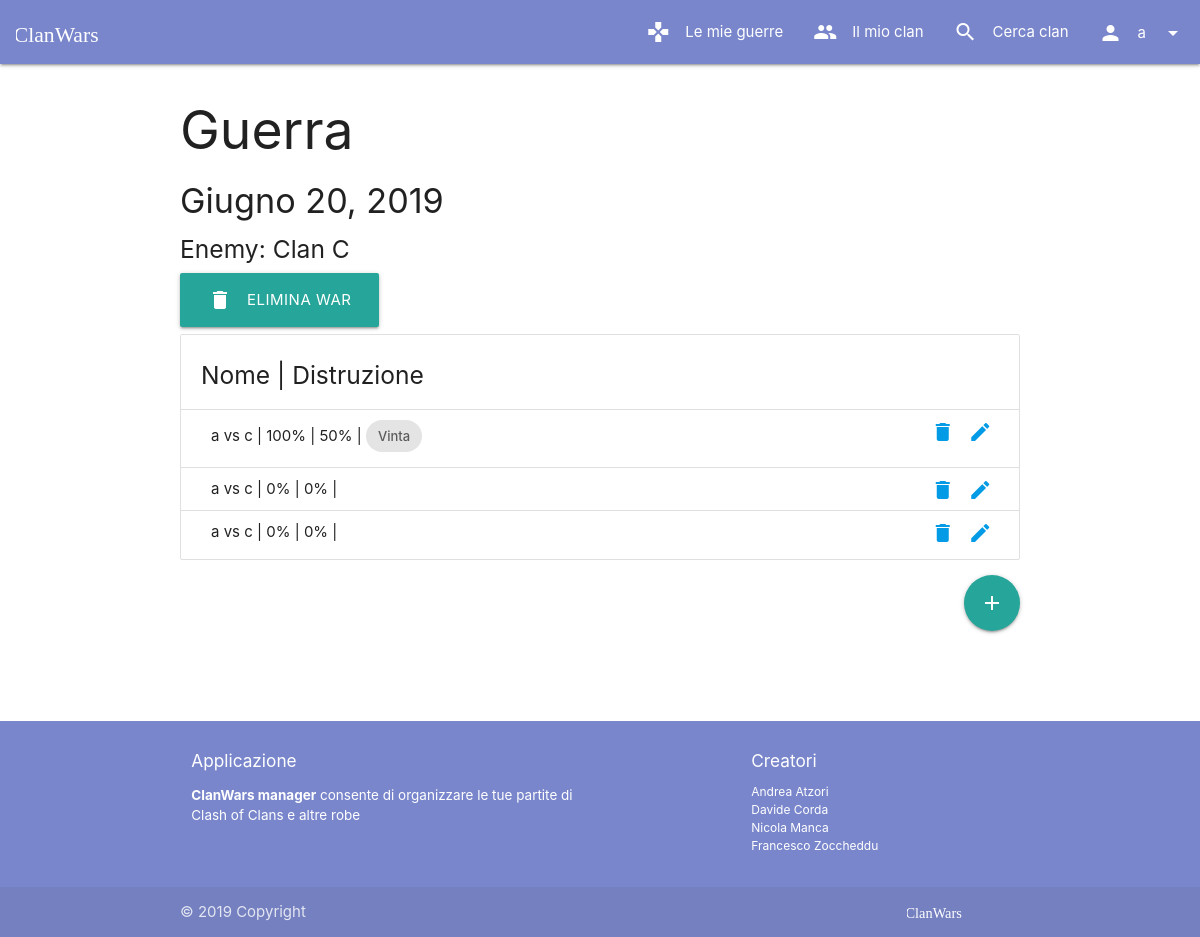
The page /wars/21 (signed in) on the database as committed earlier.
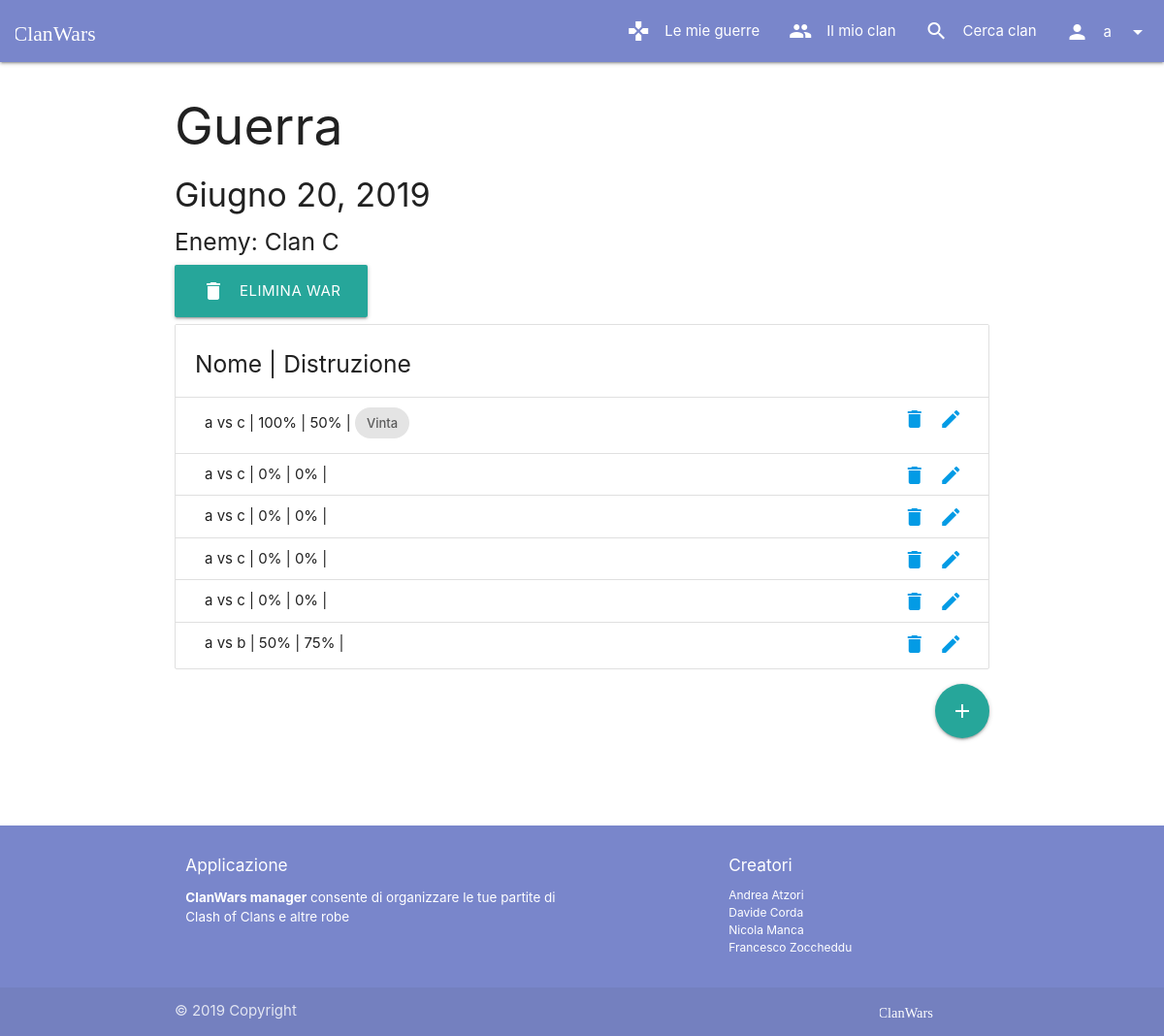
The same page on the database as committed later.
### manager/models.py (models this page shows, shortened)
class User(AbstractUser):
    clan = models.ForeignKey("Clan", on_delete=models.SET_NULL, null=True, blank=True, related_name="members")
    def __str__(self):
        return self.username

class War(models.Model):
    allyClan = models.ForeignKey(Clan, on_delete=models.CASCADE, related_name="wars", null=False, blank=False)
    enemyClanName = models.TextField(max_length=30)
    date = models.DateField()
    def __str__(self):
        return f"{self.allyClan.name} vs {self.enemyClanName} @{self.date}"

class Battle(models.Model):
    ally = models.ForeignKey(User, on_delete=models.CASCADE, related_name="battles", null=False, blank=False)
    enemy = models.ForeignKey(EnemyUserSnapshot, on_delete=models.CASCADE, related_name="battles", null=False, blank=False)
    allyDestruction = models.SmallIntegerField(validators=[MinValueValidator(0), MaxValueValidator(100)], default=0)
    enemyDestruction = models.SmallIntegerField(validators=[MinValueValidator(0), MaxValueValidator(100)], default=0)
    allyVictory = models.BooleanField(default=False)
    war = models.ForeignKey(War, on_delete=models.CASCADE, related_name="battles", null=False, blank=False)

class EnemyUserSnapshot(models.Model):
    username = models.TextField(max_length=30)
    war = models.ForeignKey(War, on_delete=models.CASCADE, related_name="enemies", null=False, blank=False)

### manager/views/wars.py (the view)
# urls.py: path(r'<int:pk>', login_required(WarDetailView.as_view()), name='wars_details'),
class WarDetailView(DetailView):
    template_name = "wars/details.html"
    context_object_name = "war"
    model = War
    def get_object(self):
        war = super().get_object()
        if self.request.user.clan != war.allyClan:
            raise PermissionDenied()
        return war

### manager/models.py (called while the page is built)
    def get_absolute_url(self):
        return reverse("clans_details", kwargs={'pk': self.pk})

### manager/templatetags/toasts.py (called while the page is built)
@register.simple_tag
def toast_if(condition, message, icon=None):
    return mark_safe(toast(message, icon) if condition else "")

### manager/templates/wars/details.html (shortened to what this page needs)
{% extends 'base.html' %}
{% block content %}
<h2>Guerra </h2>
<h4>{{war.date}}</h4>
<h5>Enemy: {{war.enemyClanName}}</h5>
{% if war.allyClan.clanMaster == user %}
<form method="POST" id="deleteForm" action="{% url 'wars_delete' war.pk %}">
    <a class="waves-effect waves-light btn-large" onclick="this.parentNode.submit()"><i
            class="material-icons left">delete</i>Elimina War</a>
</form>
{% endif %}
<ul class="collection with-header">
    <li class="collection-header">
        <h5>Nome | Distruzione</h5>
    </li>
    {% for battle in war.battles.all %}
    <li class="collection-item">
        <div>{{battle.ally}} vs {{battle.enemy.username}} | {{battle.allyDestruction}}% | {{battle.enemyDestruction}}% |
            {% if battle.allyVictory %}
            <div class="chip">
                Vinta
            </div>
            {% endif %}
            {% if battle.ally == user or battle.ally.clan.clanMaster == user %}
            <form method="POST" class="secondary-content" action="{% url 'battles_update' battle.pk %}">
                <a class=" waves-effect waves-circle" onclick="this.parentNode.submit()">
                    <i class="material-icons">edit</i>
                </a>
            </form>
            <form method="POST" class="secondary-content" action="{% url 'battles_delete' battle.pk %}">
                <a class=" waves-effect waves-circle" onclick="this.parentNode.submit()">
                    <i class="material-icons">delete</i>
                </a>
            </form>
            {% endif %}
        </div>
    </li>
    {% endfor %}
</ul>
<form method="POST" id="addForm" action="{% url 'wars_addbattle' war.pk %}">
    <a class="btn-floating btn-large waves-effect waves-light right" onclick="this.parentNode.submit()"><i
            class="material-icons">add</i></a>
</form>
{% load toasts %}
{% endblock %}

### manager/templates/base.html (shortened to what this page needs)
{% load static %}
<!doctype html>
<html>
<head>
  <link type="text/css" rel="stylesheet" href="{% static "css/materialize.min.css" %}" media="screen,projection" />
  <link type="text/css" rel="stylesheet" href="{% static "css/style.css" %}" media="screen,projection" />
</head>
<body>
  <header>
    {% include "commons/navbar.html" %}
  </header>
  <main>
    <div class="container">
      {% block content %}{% endblock%}
    </div>
  </main>
  {% include "commons/footer.html" %}
</body>
</html>

### manager/templates/commons/navbar.html (shortened to what this page needs)
{% load static %}
<nav>
    <div class="nav-wrapper">
        <a href="{% url 'home' %}" class="brand-logo">
            <img class="logo-img" src="{% static "images/logotype.svg" %}">
        </a>
        <ul class="right hide-on-med-and-down">
            {% if request.user.is_authenticated %}
            {% if request.user.clan is not None %}
            <li class="waves-effect">
                <a href="{% url 'wars_list' %}">
                    <i class="material-icons left">gamepad</i>
                    Le mie guerre
                </a>
            </li>
            {% endif %}
            <li class="waves-effect">
                {% if request.user.clan is not None %}
                <a href="{{user.clan.get_absolute_url}}">
                    <i class="material-icons left">people</i>
                    Il mio clan
                </a>
                {% else %}
                <a href="{% url 'clans_create' %}">
                    <i class="material-icons left">add</i>
                    Crea clan
                </a>
                {% endif %}
            </li>
            {% endif %}
            <li class="waves-effect">
                <a href="{% url 'clans_list' %}">
                    <i class="material-icons left">search</i>
                    Cerca clan
                </a>
            </li>
            {% if request.user.is_authenticated %}
            <li>
                <a class="dropdown-trigger waves-effect no-autoinit" href="#!" data-target="logout-dropdown">
                    <i class="material-icons left">person</i>
                    {{user.username}}
                    <i class="material-icons right">arrow_drop_down</i>
                </a>
            </li>
            {% endif %}
        </ul>
    </div>
</nav>

### manager/templates/commons/footer.html
{% load static %}
<footer class="page-footer">
    <div class="container">
        <div class="row">
            <div class="col l6 s12">
                <h6>Applicazione</h6>
                <p class="description"><b>ClanWars manager</b> consente di organizzare le tue partite di Clash of Clans
                    e altre robe</p>
            </div>
            <div class="col l4 offset-l2 s12">
                <h6>Creatori</h6>
            <ul class="authors">
                    <li>Andrea Atzori</li>
                    <li>Davide Corda</li>
                    <li>Nicola Manca</li>
                    <li>Francesco Zoccheddu</li>
                </ul>
            </div>
        </div>
    </div>
    <div class="footer-copyright">
        <div class="container">
            © 2019 Copyright
            <img class="logotype right" src="{% static "images/logotype.svg" %}">
        </div>
    </div>
</footer>

### manager/static/css/style.css (style rules this page uses)
.logo-img { max-height: 64px !important; padding: 15px 0 !important; margin-left: 0.5em; margin-right: 0.5em; }
footer .logotype { max-height: 1.5em !important; }
footer .authors { font-size: 0.8em; }
footer .description { font-size: 0.9em; }
footer.page-footer { margin-top: 6em; }
body { display: flex; min-height: 100vh; flex-direction: column; }
main { flex: 1 0 auto; }

Rows that differ between the two databases and show on the page:
added Battle: ally "a", enemy.username "c", allyDestruction "0", enemyDestruction "0"
added Battle: ally "a", enemy.username "c", allyDestruction "0", enemyDestruction "0"
added Battle: ally "a", enemy.username "b", allyDestruction "50", enemyDestruction "75"
